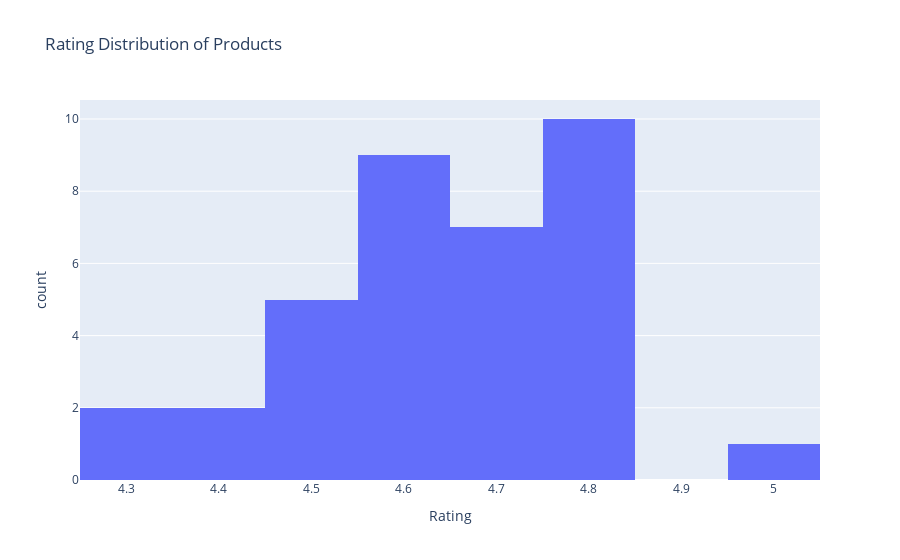

The cell this chart's notebook holds for it:
### Code cell
fig = px.histogram(df, x='Rating', nbins=10, title='Rating Distribution of Products')
fig.show()

### Figure 1 — Plotly figure (JSON) as saved in the notebook; plotly's stock layout.template omitted (floating-point values rounded to 4 significant figures)
{"data": [{"alignmentgroup": "True", "bingroup": "x", "hovertemplate": "Rating=%{x}<br>count=%{y}<extra></extra>", "legendgroup": "", "marker": {"color": "#636efa", "pattern": {"shape": ""}}, "name": "", "nbinsx": 10, "offsetgroup": "", "orientation": "v", "showlegend": false, "type": "histogram", "x": [4.5, 4.8, 4.7, 4.8, 4.7, 4.8, 4.7, 4.4, 4.6, 4.4, 4.6, 4.8, 4.7, 4.8, 4.6, 4.8, 4.5, 4.3, 4.6, 4.5, 4.6, 4.8, 4.7, 4.8, 4.6, 4.7, 4.8, 4.6, 5, 4.8, 4.7, 4.6, 4.5, 4.3, 4.5, 4.6], "xaxis": "x", "yaxis": "y"}], "layout": {"barmode": "relative", "legend": {"tracegroupgap": 0}, "title": {"text": "Rating Distribution of Products"}, "xaxis": {"anchor": "y", "domain": [0, 1], "title": {"text": "Rating"}}, "yaxis": {"anchor": "x", "domain": [0, 1], "title": {"text": "count"}}}}
